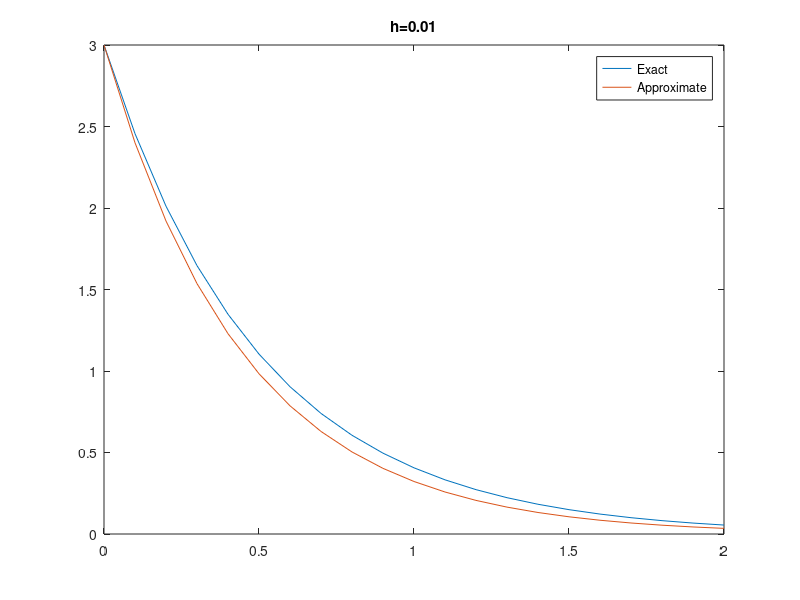

This chart was generated by the following MATLAB code:
%% Example 1
% Solve y'(t)=-2y(t) with y0=3
y0 = 3;                  % Initial Condition
h = 0.1;% Time step
t = 0:h:2;               % t goes from 0 to 2 seconds.
yexact = 3*exp(-2*t)     % Exact solution (in general we won't know this)
ystar = zeros(size(t));  % Preallocate array (good coding practice)

ystar(1) = y0;           % Initial condition gives solution at t=0.
for i=1:(length(t)-1)
    k1 = -2*ystar(i);  % Previous approx for y gives approx for derivative
    ystar(i+1) = ystar(i) + k1*h; % Approximate solution for next value of y
end
figure, 
plot(t,yexact,t,ystar);
legend('Exact','Approximate');
title('h=0.01')